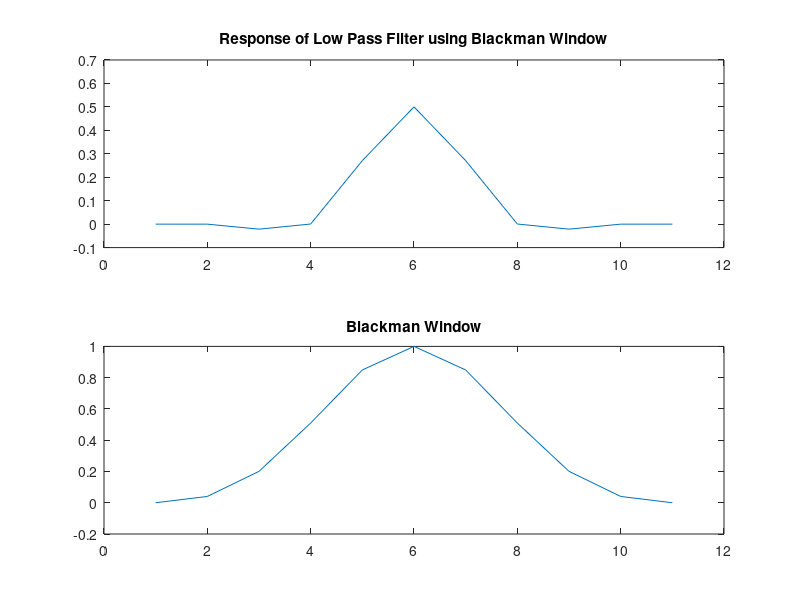

The MATLAB source for this figure:
%Program for designing low pass FIR filter using Blackman Window

clc;
clear all;
close all;

fc = 0.5; 							%half of sampling frequency
N = 11; 								%length of the window
wn1 = blackman(N);					%for designing blackman window
hn1 = fir1((N - 1), fc, wn1);			%for fir filter

subplot(2, 1, 1);
plot(hn1);
title('Response of Low Pass Filter using Blackman Window');

subplot(2, 1, 2);
plot(wn1);
title('Blackman Window');